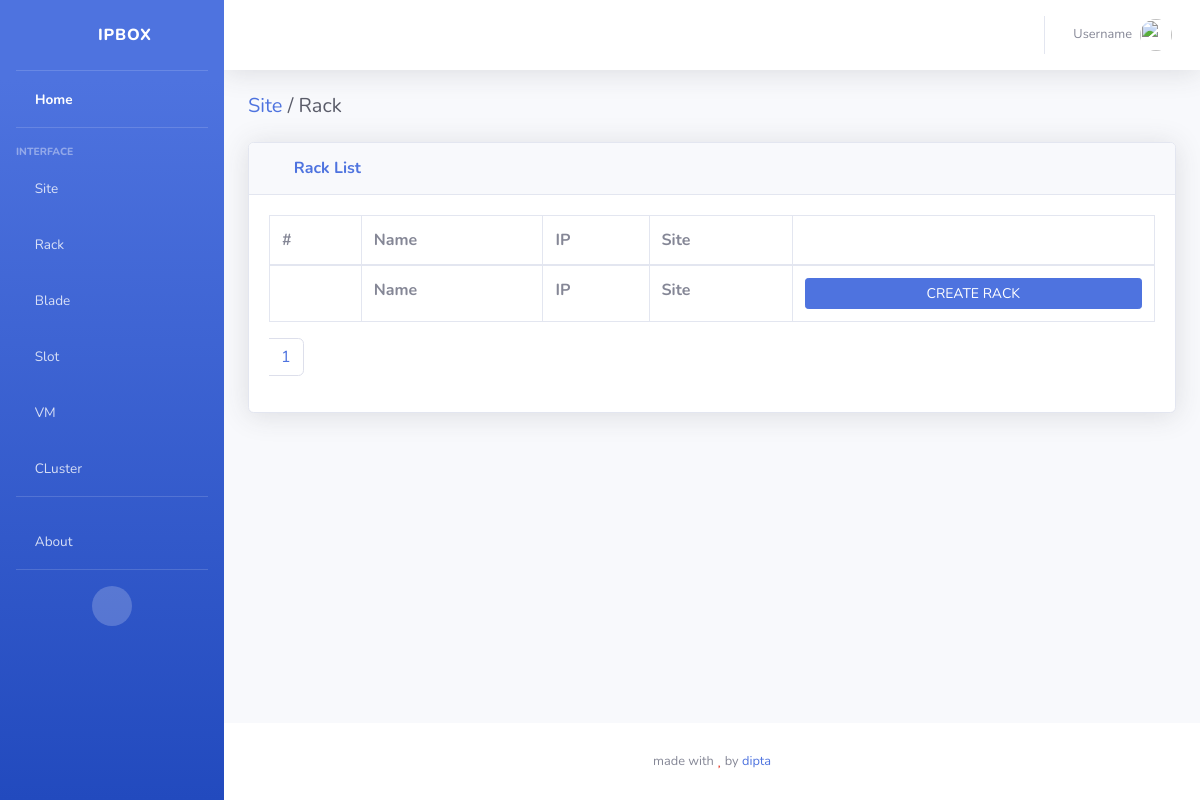
The app's page /racks/, older data.
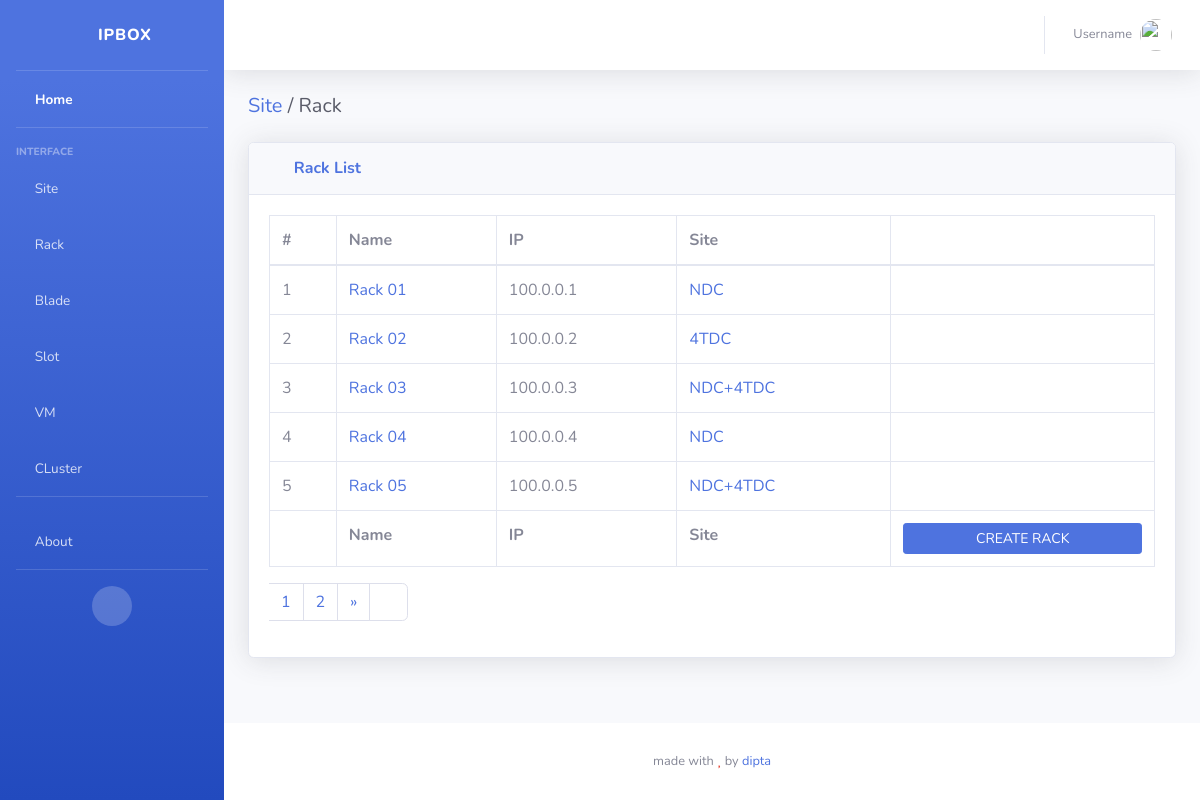
The same page, newer data.
### rackapp/models.py (models this page shows, shortened)
class Rack(models.Model):
  name  = models.CharField(max_length=128)
  ip    = models.GenericIPAddressField()
  site  = models.ForeignKey(Site, related_name="racks", on_delete=models.CASCADE)
  class Meta:
    verbose_name_plural = "Racks"

### siteapp/models.py (models this page shows, shortened)
class Site(models.Model):
  name = models.CharField(max_length=128)
  class Meta:
    verbose_name_plural = "Sites"

### rackapp/views.py (the view)
# urls.py: path('', views.rackList, name="racks"),
def rackList(request):
  dataPerPage = 5
  pageNum = request.GET.get('page', 1)
  racks = Rack.objects.all()
  p = Paginator(racks, dataPerPage)
  page_obj = p.page(pageNum)
  context = {
    'page_obj': page_obj,
  }
  return render(request, 'rackapp/racks.html', context)

### rackapp/templates/rackapp/racks.html
{% extends 'sbadmin/base.html' %}{% load static %} {% block content %}
<div class="d-sm-flex align-items-center justify-content-between mb-4">
  <h1 class="h5 mb-0 text-gray-800">
    <a href="{% url 'siteapp:sites' %}">Site<a/> / Rack
  </h1>
</div>
<div class="card shadow mb-4">
  <div class="card-header py-3">
    <h6 class="m-0 font-weight-bold text-primary"><i class="fas fa-table mr-2"></i> Rack List</h6>
  </div>
  <div class="card-body">
    <div class="table-responsive">
      <table
        class="table table-bordered"
        id="dataTable"
        width="100%"
        cellspacing="0"
      >
        <thead>
          <tr>
            <th>#</th>
            <th>Name</th>
            <th>IP</th>
            <th>Site</th>
            <th></th>
          </tr>
        </thead>
        <tfoot>
          <tr>
            <th></th>
            <th>Name</th>
            <th>IP</th>
            <th>Site</th>
            <th>
              <a href="{% url 'rackapp:rack_create' %}"
                class="btn btn-primary btn-sm btn-block">CREATE RACK</a>
            </th>
          </tr>
        </tfoot>
        <tbody>
          {% for rack in page_obj %}
          <tr>
            <td>{{ forloop.counter }}</td>
            <td>
              <a href="{% url 'rackapp:rack_query' rack.id %}"
                class="text-primary">
                {{ rack.name }}
              </a>
            </td>
            <td>{{ rack.ip }}</td>
            <td>
              <a href="{% url 'siteapp:site_query' rack.site.id %}"
                class="text-primary">
                {{ rack.site.name }}
              </a>
            </td>
            <td class="text-center">
              <a href="{% url 'rackapp:rack_update' rack.id %}"
                class="text-info mr-4" title="edit">
                <i class="fas fa-edit"></i>
              </a>
              <a href="#" class="text-danger ml-4" title="delete">
                <i class="fas fa-trash-alt"></i>
              </a>
            </td>
          </tr>
          {% endfor %}
        </tbody>
      </table>
      {% include 'core/pagination.html' %}
    </div>
  </div>
</div>
{% endblock content %}

Row changes from the older to the newer data that the page shows:
added Rack: name "Rack 01", ip "100.0.0.1", site.name "NDC"
added Rack: name "Rack 02", ip "100.0.0.2", site.name "4TDC"
added Rack: name "Rack 03", ip "100.0.0.3", site.name "NDC+4TDC"
added Rack: name "Rack 04", ip "100.0.0.4", site.name "NDC"
added Rack: name "Rack 05", ip "100.0.0.5", site.name "NDC+4TDC"
Text that changed along with them:
new list line: "2"
